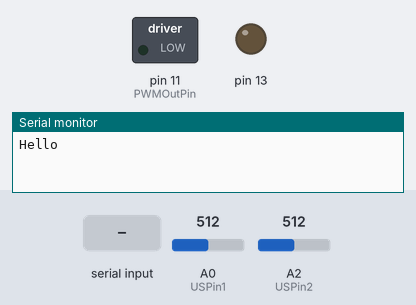
A sketch run on a simulated Arduino Uno, built with avr-gcc and run on an emulated ATmega328P. Parts: switched loads named in the sketch (green lamp = pin HIGH), output pins drawn as LEDs (lit = HIGH), the last lines printed to the serial monitor. Wiring (inferred from the names in the program): 2 × WS2812 LEDs: data pin 6 / data pin 7. Dashed ring = blinking. The test bench sets the inputs (shaded band); at power-on: A0 (USPin1) = 512, A2 (USPin2) = 512. Pins used as bus, display or sensor lines are not drawn.

Above: at 6.2 s.
6.3 s: "Motor 1: \n" received over Serial
At 6.45 s:
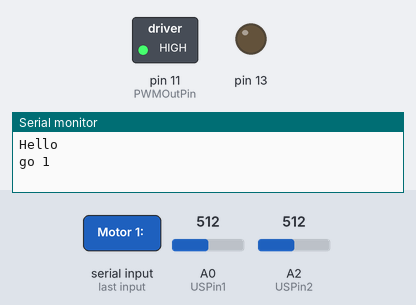
Timing chart, 0 to 15.3 s (numbered marks = the images above; inputs shaded):
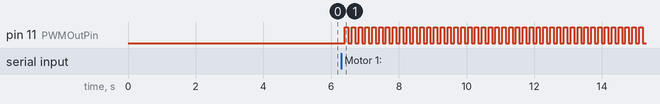

Measured:
- after the input at 6.3 s, pin 11 (PWMOutPin): alternates HIGH for 0.10 s and LOW for 0.10 s, starting after 0.11 s

The sketch:

BotOnAWire.ino
```cpp
//#include <ESC.h>
#include "DShot.h"
#include <SoftwareSerial.h>
#include "Lights.h"

#include "DirectionalSound.h"
#include "MedianFilter.h"

#define USPin1 A0  //front
#define USPin2 A2    //back
#define arrayLength 10

//ESC myESC1 (8, 1000, 2000, 2000);
//ESC myESC2 (9, 1000, 2000, 2000);

DShot esc1;
DShot esc2;

SoftwareSerial mySerial2(4, 5); // RX, TX
SoftwareSerial mySerial1(2, 3); // RX, TX

const byte telemetryPin1 = 2;
const byte telemetryPin2 = 2;
volatile byte st = LOW;

static volatile uint8_t *buffer;
#define bufferSize 10

uint16_t throttle = 0;
uint16_t target = 0;

void readAndPrintSerial();

typedef struct {
  uint8_t dataAge;
  int8_t temperature;  // C degrees
  int16_t voltage;     // 0.01V
  int32_t current;     // 0.01A
  int32_t consumption; // mAh
  int16_t rpm;         // 0.01erpm
} escSensorData_t;

escSensorData_t escSensorData;


DirectionalSound dirSound;
Lights strobe;


//bool forward = true;
//int motorSpeed = 1500;
//bool dir_forward = true;
//int stopSpeed = 1500;
//double stopDistance = 30;
//int speedRange = 130;  //+- from 1500
//int patrollingSpeed = 80;
//int speedSafety = 50;
//int horRange = 640;
//double distanceRange = 50;
//float frontDist =0;
//float backDist =0;
bool webcam = true;
unsigned long lastDetect = 0;
float forwardDistances[arrayLength];
bool forward = true;
bool dir_forward = true;

int minSpeed = 49;
int maxSpeed = 2048;
int midSpeed = 1048; //stop

int stopSpeed = 1048;
int speedRange = 200; //1000 for max
int speedSafety = 50; //Figure this out
int patrollingSpeed = 105; //Figure this out
int motorSpeed = midSpeed + patrollingSpeed;
double voltage = -1;
double stopDistance = 35;
int horRange = 640;
double distanceRange = 50;
unsigned int lastInput = 0;
MedianFilter frontDist;
MedianFilter backDist;

struct DetectObject {
  double area;
  double x;
  double y;
};

enum RobotState {DETECT, LOOKING, GOHOME, CHARGING};
//enum CannonState {DRAWING, HOLDING};
RobotState state = LOOKING;

void setup() {
  Serial.begin(115200);
  mySerial1.begin(115200);
  mySerial2.begin(115200);

  Serial.setTimeout(10000);
  Serial.println("Hello");
  Serial.end();

  //dirSound.init();
  //  myESC1.arm();
  //  myESC2.arm();
  //  myESC1.speed(1500);
  //  myESC2.speed(1500);

  // Notice, all pins must be connected to same PORT
  esc1.attach(6);
  esc2.attach(7);
  pinMode(telemetryPin1, INPUT_PULLUP);
  pinMode(telemetryPin2, INPUT_PULLUP);
  setMotorSpeeds(throttle);
  delay(5000);

  pinMode(13, OUTPUT);
  Serial.begin(19200);
  strobe.init();
}


void loop() {
  frontDist.push(getUltrasonicDistance(true) +6 ); //front == true// front Dist tends to read high
  backDist.push( getUltrasonicDistance(false) + 8); //back dist tends to read low

 /*   Serial.print(frontDist.read());
   Serial.print(" ");
    Serial.println(backDist.read());*/
  //addToArray(frontDist);
  if(voltage > 0 && voltage < 9.7){
    state = GOHOME;
  }

  if (Serial.available() > 0) {
    //Serial.println("detect\n");

    Serial.print("go ");
    Serial.println(webcam);

    motorSpeed = ReadParseSerial(); // reading input from jetson
  }

  if (state == LOOKING && millis() - lastDetect > 1000) { // if not currently chasing
    //webcam = !webcam;
    strobe.off();
    if (frontDist.read() <= stopDistance && backDist.read() <= stopDistance ) {
      //Serial.print("Stopped");
      motorSpeed = stopSpeed;
    } else {
      if ( frontDist.read() <= stopDistance ) {
        //if too close
        //Serial.print("BACKWARD");
        forward = false;
      } else if ( backDist.read() <= stopDistance) {
        //Serial.print("FORWARD");
        forward = true;
      } if (forward) {
        motorSpeed = minSpeed + patrollingSpeed;
      } else if (!forward) {
        motorSpeed = midSpeed + patrollingSpeed;
      }
    }
    lastInput = millis();
  }else if (state == GOHOME){
    strobe.off();
    if(!backDist.read() >= stopDistance){
      motorSpeed = midSpeed + patrollingSpeed;
      forward = false;
      lastInput = millis();
    }else{
      if(lastInput- millis() < 2000){ // just continue moving towards the docking station for 2 secs untill we have docking station detection
        motorSpeed = midSpeed + patrollingSpeed*0.75;
      }else{
        motorSpeed = stopSpeed;
        forward = true;
        state = CHARGING;
        lastInput = millis();
      }
    }
  }else if (state == CHARGING){
    strobe.off();
    if(lastInput - millis() < 10000){// wait 10 seconds after docking since we aren't really charging yet
      state = LOOKING;
    }
  }
  if(state == DETECT){
    strobe.on();
  }

  //  Serial.println(state);
  //Serial.println(motorSpeed);
  //  myESC1.speed(motorSpeed);
  //  myESC2.speed(motorSpeed);

  strobe.flash();
  setMotorSpeeds(motorSpeed);
  //  delay(2000);
  //  setMotorSpeeds(midSpeed);
  //  delay(2000);
  //  setMotorSpeeds(midSpeed + speedRange);
  //  Serial.println(midSpeed + speedRange);
  //  delay(5000);


  //dirSound.update();
}


String getValue(String data, char separator, int index)
{
  int found = 0;
  int strIndex[] = {0, -1};
  int maxIndex = data.length() - 1;

  for (int i = 0; i <= maxIndex && found <= index; i++) {
    if (data.charAt(i) == separator || i == maxIndex) {
      found++;
      strIndex[0] = strIndex[1] + 1;
      strIndex[1] = (i == maxIndex) ? i + 1 : i;
    }
  }

  return found > index ? data.substring(strIndex[0], strIndex[1]) : "";
}


int ReadParseSerial()
{
  String sRead = Serial.readStringUntil('\n');
  String str;
  DetectObject detectArray[15];
  //Serial.println(sRead);

  int i = 0;
  int j = 0;
  if (sRead.length() > 0) {
    while (i < sRead.length()) {
      //DetectObject obj;
      int pos = sRead.indexOf(",", i);
      if (pos == -1 && i < sRead.length()) {
        str = sRead.substring(i);
        i = sRead.length();
      } else {
        str = sRead.substring(i, pos);
        i = pos + 1;
      }

      String part01 = getValue(str, ' ', 0);
      String part02 = getValue(str, ' ', 1);
      String part03 = getValue(str, ' ', 2);
      DetectObject obj = {part01.toDouble(), part02.toDouble(), part03.toDouble()};
      detectArray[j] = obj;
      j++;
      if (part01 == "0") {
        state = LOOKING;
        return motorSpeed;
      }
    }
    state = DETECT;
    lastDetect = millis();
    return DetectControl(detectArray, j);
  }

  state = LOOKING;
  return motorSpeed;

}
/**
   For now this function will get the max area, calculate angle of camera to the closest bird
   then determine movement left or right
*/
int DetectControl(DetectObject detectArray[], int arraySize)
{
  DetectObject closestOne = {0, 0, 0};
  for (int i = 0; i < arraySize; i++)
  {
    if (detectArray[i].area > closestOne.area)
    {
      closestOne = detectArray[i];
    }
  }
  return CalcDirection(closestOne.x, closestOne.y);
}

/*
  Calculate the location of the detection with respect to the frame
  and return the the speed calculated from the given pixel coordinate detected
*/
double CalcDirection (double x, double y)
{
  double angleToX = 0;
  double centerX = 640;
  double centerY = 360;
  double angle = 0; //do nothing for now
  bool isUp = false;
  bool isFront = true;

  double thetaX = x - centerX;
  double thetaY = y - centerY;
  //angle = Math.atan2(thetaY/thetaX);
  if(!webcam){
    thetaX = -1*thetaX;
  }
  if (thetaX < 0) {
    isFront = false;
    //Serial.println ("FORWARD");
  }
  if (thetaY < 0) {
    isUp = true;
  }
  if (isFront) {
    forward = true;
    return (CalcSpeed_demo (frontDist.read(), thetaX));
  } else {
    forward = false;
    return (CalcSpeed_demo (backDist.read(), thetaX));
  }
}

/**
   Calculate the speed if not close to pole
   go forward or backward coresponding to the location of detection with respect to the frame
   Only apply with the setup of one side camera
*/
int CalcSpeed_demo (float distance, double thetaX)
{
  int mySpeed = 0;
  int baseSpeed = 0;
  if (distance <= stopDistance ) {
    mySpeed = stopSpeed;
    forward = !forward;
  }

  else {

    if (thetaX < 0) //go backward toward docking station -> speed = midspeed + change in speed
    {
      mySpeed =  -(thetaX * speedRange) / horRange; //calculates the speed proprtional to the position of the detection (1048 + range)
      baseSpeed = midSpeed;
    }
    else if (thetaX > 0)//go forward away from docking station -> speed = minspeed + change in speed (49 -> 49 + range)
    {
      mySpeed =  ((thetaX * speedRange)) / horRange; //calculates the speed proprtional to the position of the detection
      baseSpeed = minSpeed;
    }

   if (mySpeed <  speedSafety){
      mySpeed = 0;  //prevent going too low can harm motor
      baseSpeed = stopSpeed;
    }else if(mySpeed > 150){
      mySpeed = 150;
    }

  }
  return mySpeed + baseSpeed;
}

/*
  Get the Ultrasnonic reading and perform conversion from analog to centimeter
  Reading from USPin1 if isFront is true meaning the robot is going forward (away from the charging station)
  Reading from USPin2 if isFront is false -> going backward (toward the charging station)
*/
float getUltrasonicDistance(bool isFront) // returns distance in centimeters
{
  int distance = 0;
  if (isFront) distance = analogRead(USPin1);
  else distance = analogRead(USPin2);

  return (distance / 1024.0) * 512 * 2.54;
}

//void addToArray(float dist)
//{
//  for (int k = arrayLength - 1; k > 0; k--)
//  {
//    float old = forwardDistances[k - 1];
//    forwardDistances[k] = old;
//    //Serial.print(old);
//  }
//  forwardDistances[0] = dist;
//  //Serial.println(forwardDistances[0]);
//}
//
//bool tooClose(float dist, int valid)
//{
//  int count = 0;
//  for (int k = 0; k < arrayLength - 1; k++)
//  {
//    if (forwardDistances[k] < dist) count++;
//  }
//  //Serial.println(count);
//  return count >= valid;
//}
//
//float frontAvg()
//{
//  int count = 0;
//  for (int k = 0; k < arrayLength - 1; k++)
//  {
//    count += forwardDistances[k];
//  }
//  float avg = count / arrayLength;
//  //Serial.println(avg);
//  return avg;
//}


/* set motor speed for DShot */
void setMotorSpeeds(int motorSpeed) {
  esc1.setThrottle(motorSpeed);
  esc2.setThrottle(motorSpeed);
  readAndPrintSerial();  //TODO: This is the telemetry part. WIP
}

int BitShiftCombine( unsigned char x_high, unsigned char x_low)
{
  int combined;
  combined = x_high;              //send x_high to rightmost 8 bits
  combined = combined << 8;       //shift x_high over to leftmost 8 bits
  combined |= x_low;                 //logical OR keeps x_high intact in combined and fills in                                                             //rightmost 8 bits
  return combined;
}

void readAndPrintSerial() {
  if (mySerial1.available()) {
    //String myInput = mySerial.readBytes(buffer, bufferSize);
    uint8_t inBuffer1[bufferSize + 1];
    byte bufIndx1 = 0;

    if (mySerial1.available() > 0) {
      while (bufIndx1 < bufferSize) {
        inBuffer1[bufIndx1] = mySerial1.read();
        bufIndx1 ++;
      }
      inBuffer1[bufIndx1] = '\0';
      mySerial2.listen();
    }
    float temp1 = inBuffer1[0];
    float voltage1 = BitShiftCombine(inBuffer1[1], inBuffer1[2]) / 100.;
    float current1 = BitShiftCombine(inBuffer1[3], inBuffer1[4]) / 100.;
    float consumption1 = BitShiftCombine(inBuffer1[5], inBuffer1[6]);
    float rpm1 = BitShiftCombine(inBuffer1[7], inBuffer1[8]) * 100 / 6;
    if (consumption1 == 0 && rpm1 > 0 && rpm1 < 1500) {
      //TODO test with no vision
      /*Serial.print("Motor 1: ");
      Serial.print("temp: ");
      Serial.print(temp1);
      Serial.print(", voltage: ");
      Serial.print(voltage1);*/
      voltage = voltage1;
      /*Serial.print(", current: ");
      Serial.print(current1);
      Serial.print(", consumption: ");
      Serial.print(consumption1);
      Serial.print(", RPM: ");
      Serial.println(rpm1);*/
    }

  }

  mySerial2.listen();
  if (mySerial2.available()) {
    //String myInput = mySerial.readBytes(buffer, bufferSize);
    uint8_t inBuffer2[bufferSize + 1];
    byte bufIndx2 = 0;

    if (mySerial2.available() > 0) {
      while (bufIndx2 < bufferSize) {
        inBuffer2[bufIndx2] = mySerial2.read();
        bufIndx2 ++;
      }
      inBuffer2[bufIndx2] = '\0';
      mySerial1.listen();
    }
    float temp2 = inBuffer2[0];
    float voltage2 = BitShiftCombine(inBuffer2[1], inBuffer2[2]) / 100.;
    float current2 = BitShiftCombine(inBuffer2[3], inBuffer2[4]) / 100.;
    float consumption2 = BitShiftCombine(inBuffer2[5], inBuffer2[6]);
    float rpm2 = BitShiftCombine(inBuffer2[7], inBuffer2[8]) * 10;
    if (consumption2 == 0 && rpm2 > 0 && rpm2 < 1500) {
      //TODO test with no vision

      /*Serial.print("Motor 2: ");
      Serial.print("temp: ");
      Serial.print(temp2);
      Serial.print(", voltage: ");
      Serial.print(voltage2);*/
      voltage = (voltage + voltage2)/2;
      /*Serial.print(", current: ");
      Serial.print(current2);
      Serial.print(", consumption: ");
      Serial.print(consumption2);
      Serial.print(", RPM: ");
      Serial.println(rpm2);*/
    }
  }
}
```

DShot.cpp
```cpp
#include "Arduino.h"
#include "DShot.h"


// Each item contains the bit of the port
// Pins that are not attached will always be 1
// This is to offload the Off pattern calculation during bit send
static uint8_t dShotBits[16];

// Denote which pin is attached to dShot
static uint8_t dShotPins = 0;


#define NOP	"NOP\n"
#define NOP2 NOP NOP
#define NOP4 NOP2 NOP2
#define NOP8 NOP4 NOP4

/*
	DSHOT600 implementation
	For 16MHz CPU,
	0: 10 cycle ON, 17 cycle OFF
	1: 20 cycle ON, 7 cycle OFF
	Total 27 cycle each bit
*/
static inline void sendData(){
	noInterrupts();
	asm(
		// For i = 0 to 15:
		"LDI r23, 0	\n"
		// Set High for every attached pins
		// DSHOT_PORT |= dShotPins;
		"IN r25, %0 \n"
		"_for_loop:			\n"
		"OR r25, %1 \n"
		"OUT %0, r25 \n"
		// Wait 10 cycles
		NOP4
		NOP2
		// Set Low for low bits only
		//DSHOT_PORT &= dShotBits[i];
		"LD r24, Z+		\n"
		"AND r25, r24	\n"
		"OUT %0, r25	\n"
		// Wait 10 cycles
		NOP8
		// Turn off everything
		// DSHOT_PORT &= ~dShotPins;
		"AND r25, %2 \n"
		"OUT %0, r25 \n"
		// Add to i (tmp_reg)
		"INC r23		\n"
		"CPI r23, 16	\n"
		"BRLO	_for_loop	\n"
		// 7 cycles to next bit (4 to add to i and branch, 2 to turn on), no wait
		:
		: "I" (_SFR_IO_ADDR(DSHOT_PORT)), "r" (dShotPins), "r" (~dShotPins), "z" (dShotBits)
		: "r25", "r24", "r23"
	);
	interrupts();
}

static boolean timerActive = false;
/*
  Generated by:
  http://www.8bit-era.cz/arduino-timer-interrupts-calculator.html
  1000 Hz Update rate
*/
static void initISR(){
cli(); // stop interrupts
TCCR1A = 0; // set entire TCCR1A register to 0
TCCR1B = 0; // same for TCCR1B
TCNT1  = 0; // initialize counter value to 0
// set compare match register for 500 Hz increments
OCR1A = 31999; // = 16000000 / (1 * 500) - 1 (must be <65536)
// turn on CTC mode
TCCR1B |= (1 << WGM12);
// Set CS12, CS11 and CS10 bits for 1 prescaler
TCCR1B |= (0 << CS12) | (0 << CS11) | (1 << CS10);
// enable timer compare interrupt
TIMSK1 |= (1 << OCIE1A);
	timerActive = true;
	for (byte i=0; i<16; i++){
		dShotBits[i] = 0;
		dShotPins = 0;
	}

	sei(); // allow interrupts
}

static boolean isTimerActive(){
  return timerActive;
}

ISR(TIMER1_COMPA_vect){
   sendData();
}

/*
  Prepare data packet, attach 0 to telemetry bit, and calculate CRC
  throttle: 11-bit data
*/
static inline uint16_t createPacket(uint16_t throttle){
  uint8_t csum = 0;
  throttle <<= 1;
	// Indicate as command if less than 48
	if (throttle <48)
		throttle |= 1;
  uint16_t csum_data = throttle;
  for (byte i=0; i<3; i++){
    csum ^= csum_data;
    csum_data >>= 4;
  }
  csum &= 0xf;
  return (throttle<<4)|csum;
}

/****************** end of static functions *******************/

DShot::DShot(){
}

void DShot::attach(uint8_t pin){
  this->_packet = 0;
  this->_pinMask = digitalPinToBitMask(pin);
  pinMode(pin, OUTPUT);
  if (!isTimerActive()){
    initISR();
  }
  dShotPins |= this->_pinMask;
}

/*
  Set the throttle value and prepare the data packet and store
  throttle: 11-bit data
*/
uint16_t DShot::setThrottle(uint16_t throttle){
  this->_throttle = throttle;

  // TODO: This part can be further optimized when combine with create packet
  this->_packet = createPacket(throttle);
  uint16_t mask = 0x8000;
  for (byte i=0; i<16; i++){
    if (this->_packet & mask)
      dShotBits[i] |= this->_pinMask;
    else
      dShotBits[i] &= ~(this->_pinMask);
    mask >>= 1;
  }
  return _packet;
}
```

DShot.h
```cpp
#include "Arduino.h"

#ifndef DShot_h
#define DShot_h

#if defined(__AVR_ATmega328P__)
// For UNO, PortD 0-7: i.e. D0-D7
#define DSHOT_PORT PORTD
#endif

#if defined(__AVR_ATmega32U4__)
// For Leonardo, PortB 4-7: i.e. D8-D11
#define DSHOT_PORT PORTB
#endif

class DShot{
  public:
    DShot();
    void attach(uint8_t pin);
    uint16_t setThrottle(uint16_t throttle);
  private:
    uint16_t _packet = 0;
    uint16_t _throttle = 0;
    uint8_t _pinMask = 0;
};

#endif
```

DirectionalSound.cpp
```cpp
#include "DirectionalSound.h"
#include <Arduino.h>

void DirectionalSound::init(){
    pinMode(PWMOutPin, OUTPUT);
    pinMode(AudioIn, INPUT);
    TCCR1A = 0xA8;
    TCCR1B = 0x11;
    ICR1 = 400;
    OCR2A = 0;
}
void DirectionalSound::update(){
   OCR2A =  map(analogRead(AudioIn),0,1023,0,400);
}
```

DirectionalSound.h
```cpp
#ifndef DIRECTIONALSOUND_H
#define DIRECTIONALSOUND_H
#include <Arduino.h>

class DirectionalSound{
    private:
        const int PWMOutPin = 11;
        const int AudioIn = A3;
    public:
        void init();
        void update();
};

#endif
```

Lights.cpp
```cpp
#include "Lights.h"

int lastSwitch = 0;
bool out = true;

void Lights::init(){
    pinMode(lightsPin, OUTPUT);
}
void Lights::on(){
    active =true;
}
void Lights::off(){
    active = false;
}
void Lights::flash(){

    if(active){
        if(millis()- lastSwitch > 1000/frequency){
          out = !out;
          lastSwitch = millis();
        }
        digitalWrite(lightsPin, out);
    }else{
        digitalWrite(lightsPin, LOW);
    }
}
```

Lights.h
```cpp
#ifndef LIGHTS_H
#define LIGHTS_H
#include <Arduino.h>

class Lights{
    private:
        const int lightsPin = 11;
        bool active = false;
        const int frequency = 10; // in Hz
    public:
        void init();
        void off();
        void on();
        void flash();

};

#endif
```

Source omitted: MedianFilter.cpp (584 bytes), MedianFilter.h (249 bytes)
